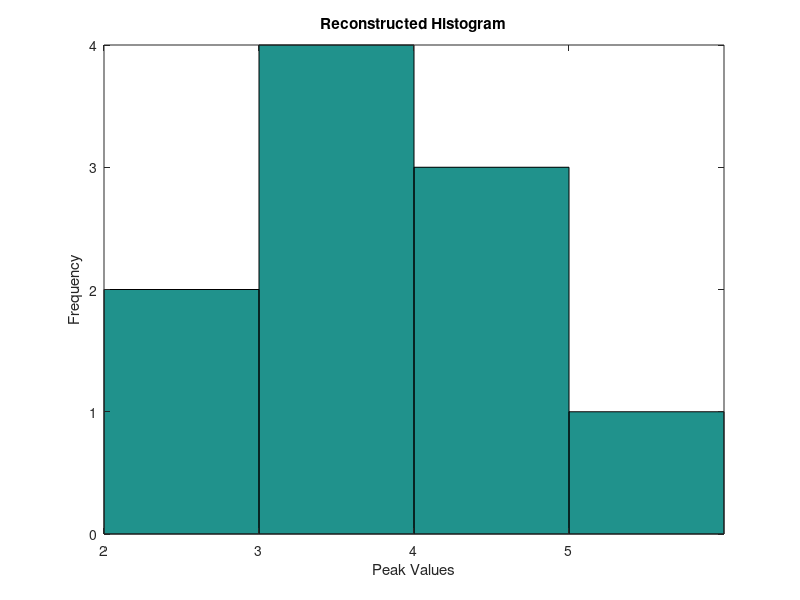

The MATLAB source for this figure:
clearvars;close all;clc;
edges = [2.0 3.0 4.0 5.0 6.0]; % Define bin edges
counts = [2 4 3 1]; % Corresponding bin counts

% Reconstruct histogram
figure;
bar(edges(1:end-1), counts, 'histc'); % Use 'histc' to match bin edges
xlabel('Peak Values');
ylabel('Frequency');
title('Reconstructed Histogram');
